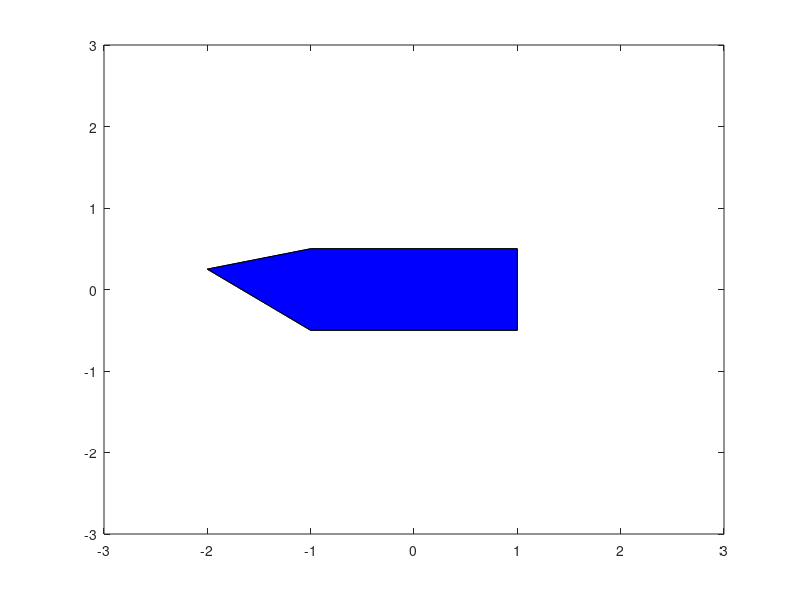

The MATLAB script that drew this image:
clc   % clears screen
clear all  % clears variables
%  coordinates of corners of a polygon
p = [ -1  -0.5;
         1   -0.5;
         1    0.5;
        -1     0.5;
        -2  0.25];
        
for t = 0 :   pi/100  :   2*pi
   x = p(:,1);  % x coordinates of polygon corners
   y = p(:,2);  % y coordinates of polygon corners 
   
   fill(x, y, 'r')
   hold on
   % rotation matrix
   A = [cos(t)   -sin(t);
          sin(t)    cos(t)];
  
 % rotated values of q
   q = A * transpose(p);  % 2 x 5 matrix
   q = transpose(q);        % 5 x 2 matrix
   
   fill(q(:,1), q(:,2), 'b')

  axis([-3 3 -3 3]) 
  pause(0.01)
  
   hold off
end
